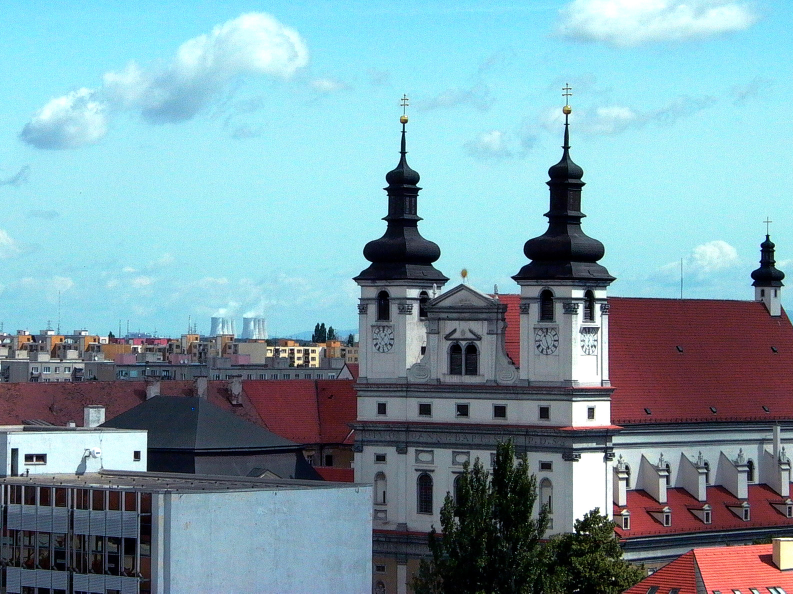
#> input picture images/building_1.jpg, 1586 x 1187 px (shown at 1/2 size)
$ jupyter execute lab4.ipynb   (shell and % lines are left out)
#> lines starting #> are read from the running program, lines starting #| are printed output that depends on the picture; after the words box and inside, x2 and y2 are one past the last pixel; in counts of white or black regions, pixels touching at a corner belong together
<a href="https://colab.research.google.com/github/Dombah/osirv_lab4/blob/main/lab4.ipynb" target="_parent"></a>

# Lab 4 - Feature detection (corners, edges, Hough transform)

**This command must be run before starting to do each lab.**

[cell 1]
import numpy as np
import cv2 as cv
import matplotlib.pyplot as plt
import math

<h2>Edge Detection</h2>

When talking about images, the edge can be defined as a boundary between two regions with relatively distinct gray level properties.
Edges are pixels where the brightness function changes abruptly.
Edge detectors are a collection of very important local image preprocessing methods used to locate (sharpen) changes in the intensity function.
Different edge detection methods include Canny, Sobel, Roberts, SUSAN, Prewitt, and Deriche.

<h3>Edge Detection with Canny Edge descriptor</h3>

Canny Edge Detection is a popular edge detection algorithm.
This is a multi-step algorithm, so its successful performance, depends on few steps:

<ul>
  <li><b>Preprocessing (noise reduction)</b></li>
  Since all edge detection results are easily affected by image noise, it is essential to filter out the noise to prevent false detection caused by noise.
  To smooth the image, we will use a Gaussian filter.
  This step will slightly smooth the image to reduce the effects of obvious noise on the edge detector.
  The equation for a Gaussian filter with a kernel of size (2k+1) x (2k+1) is given with:


  As seen from the above formula, important parameters for the Gaussian filter are:
  <ul>
    <li>size of the kernel (mostly 5x5 kernel is used)</li>
    <li>and standard deviation sigma </li>
  </ul>

   <p>
  <li><b>Finding intensity gradient of the image</b></li>
  An edge in an image may point in a variety of directions, so the Canny algorithm uses filters to detect horizontal, vertical and diagonal edges in the blurred image.
  The edge detection operator (such as Roberts, Prewitt, or Sobel) returns a value for the first derivative in the horizontal direction (Gx) and the vertical direction (Gy).
  In other words, <i>the magnitude</i> of the gradient at a point in the image determines if it possibly lies on the edge or not. A high gradient magnitude means the colors are changing rapidly which implies the existence of an edge while a low gradient implies that edge is not present.
  The <i>direction</i> of the gradient shows how the edge is oriented.
  To calculate these, following formulas are used:

  Once we have the gradient magnitudes and orientations, we can get started with the actual edge detection.

 </p>

 <p>
  <li><b>Applying non-maximum suppression to get rid of spurious response to the edge detection</b></li>

  After gradient magnitude and direction are obtained, a full scan of the image is done to remove any unwanted pixels which may not constitute the edge.
  Therefore, edge thining technique known as non-maximum suppression is applied to find all those unwanted pixels.
  For this, at every pixel, the pixel is checked if it is a local maximum in its neighborhood in the direction of the gradient. Check the image below:

  <br>
  Point A is on the edge ( in the vertical direction). Gradient direction is normal to the edge. Point B and C are in gradient directions.
  So point A is checked with point B and C to see if it forms a local maximum. If so, it is considered for the next stage, otherwise, it is suppressed ( put to zero).
  In short, the result you get is a binary image with "thin edges".
</p>

  <li><b>Track edge by hysteresis </li></b>
  Finalize the detection of edges by suppressing all the other edges that are weak and not connected to strong edges.
  This stage decides which are all edges are really edges and which are not. For this, we need two threshold values, minVal, and maxVal.
  Any edges with intensity gradient more than maxVal are sure to be edges and those below minVal are sure to be non-edges, so discarded.
  Those who lie between these two thresholds are classified edges or non-edges based on their connectivity.
  If they are connected to "sure-edge" pixels, they are considered to be part of edges. Otherwise, they are also discarded. See the image below:

 <p>
    The edge A is above the maxVal, so considered as "sure-edge". Although edge C is below maxVal, it is connected to edge A, so that also considered as valid edge and we get that full curve.
    But edge B, although it is above minVal and is in the same region as that of edge C, it is not connected to any "sure-edge", so that is discarded.
    So it is very important that we have to select minVal and maxVal accordingly to get the correct result.
    This stage also removes small pixels noises on the assumption that edges are long lines. So what we finally get is strong edges in the image.
 </p>

</ul>

OpenCV implementation of Canny edge detector:

```
Function : cv2.Canny(blurred image,lower threshold,upper threshold)
Parameters are as follows :
1. blurred image : input image blurred with Gaussian 5 by 5 kernel
2. lower threshold : first threshold for the hysteresis procedure
3. upper threshold : second threshold for the hysteresis procedure
```
More information can be found at:  <a href="https://docs.opencv.org/3.0-beta/modules/imgproc/doc/feature_detection.html?highlight=cv2.canny#cv2.Canny">OpenCV cv2.Canny documentation</a>

> ### Assignment 1: Edge Detection
>
>Use the Canny edge detector on any image from the `images` directory:
>
>1. **Image Preparation:**
>   - Load the image in grayscale
>   - Apply Gaussian blur to the image
>
>2. **Edge Detection:**
>   - Apply the Canny edge detector
>   - Experiment with lower and upper threshold values (suggested range: 100-200)
>   - Adjust thresholds to achieve clear edges while minimizing noise
>
>3. **Output:**
>   - Display the original image
>   - Display the image with detected edges
>   - Document your final threshold values

[cell 2]
img = cv.imread('images/building_1.jpg', cv.IMREAD_GRAYSCALE)

blurred_img = cv.GaussianBlur(img, (5, 5), 0)

edges = cv.Canny(blurred_img, 100, 200)
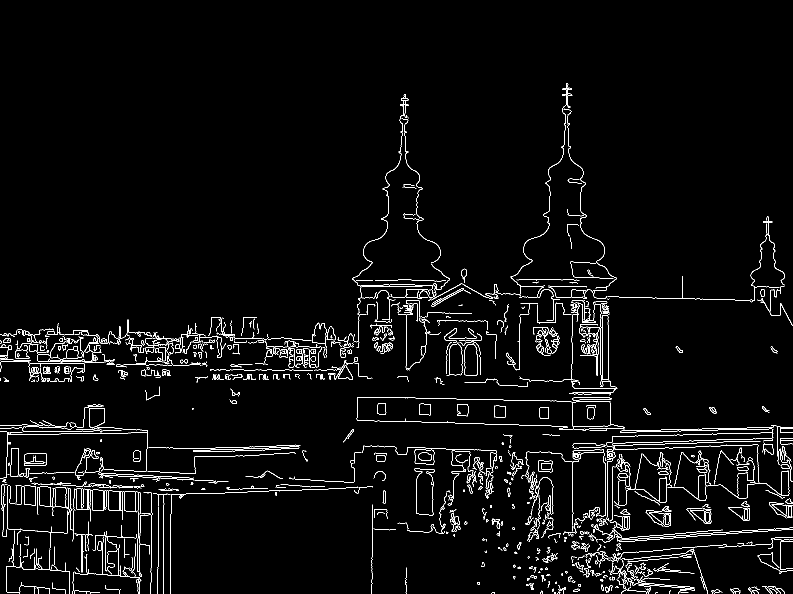
#> edges: shape (1187, 1586) (shown at 1/2 size); 3% white in thin lines or dots, all inside (x1, y1, x2, y2) = (0, 166, 1586, 1187)
plt.imshow(img, cmap='gray')
plt.title('Original Image')
plt.show()

plt.imshow(edges, cmap='gray')
plt.title('Edges Detected')
plt.show()

<h3>Hough Transformation for Lines</h3>

When images are to be used in different areas of image analysis such as object recognition, it is important to reduce the amount of data in the image while preserving the important, characteristic, structural information. Edge detection makes it possible to reduce the amount of data in an image considerably. However the output from an edge detector is still a image described by its pixels. If lines, ellipses and so forth could be defined by their characteristic equations, the amount of data would be reduced even more.

The Hough transform was originally developed to recognize lines and has later been generalized to cover arbitrary shapes.

<ul>
<li> <b>Representation of Lines in the Hough Space</b> </li>

Lines can be represented uniquely by with parameters a and b and following equation:

Above equation is not able to represent vertical lines. Therefore, the Hough transform uses the following equation: <br>

To obtain similar equation to the first one, this can be rewritten as:

The parameters  and r is the angle of the line and the distance from the line to the origin, respectively.

All lines can be represented in this form when  </a>.

To sum up, the Hough space for lines has these two dimensions:  and r and a line is represented by a single point, corresponding to a unique set of parameters .

The line-to-point mapping is illustrated in the following image:

<p align="center">
</a><br /><br />
</p>

<li> <b>Mapping of edge points to the Hough space</b> </li>

An important concept for the Hough transform is the mapping of single points. The idea is, that a point is mapped to all lines, that can pass through that point.

This yields a sine-like line in the Hough space.  This principle is illustrated for a point as shown in following figures:

<p align="center">

</p>

On the left image transformation of a single point to a line in the Hough space is shown while on the right image
the Hough space line representation through all possible lines through the point is shown.

<li><b>The Hough Space Accumulator</b></li>

To determine the areas where most Hough space lines intersect, an accumulator covering the Hough space is used. When an edge point is transformed, bins in the accumulator is incremented
for all lines that could pass through that point. The resolution of the accumulator determines the precision with which lines can be detected.

In general, the number of dimensions of the accumulator corresponds to the number of unknown parameters in the Hough transform problem. Thus, for ellipses a 5-dimensional space is required
(the coordinates of its center, the length of its major and minor axis, and its angle). For lines 2 dimensions suffice (r and θ). This is why it is possible to visualize the content of the ac
cumulator.

To sum up, the algorithm for detecting straight lines can be divided to the following steps:
<ul>
<li> Edge detection, e.g. using the Canny edge detector </li>
<li> Mapping of edge points to the Hough space and storage in an accumulator </li>
<li> Interpretation of the accumulator to yield lines of infinite length. The interpretation isdone by thresholding and possibly other constraints. </li>
<li> Conversion of infinite lines to finite lines. </li>
</ul>

More information about Hough Transformation for lines can be found at:  <a href="href> https://docs.opencv.org/3.0-beta/doc/py_tutorials/py_imgproc/py_houghlines/py_houghlines.html">OpenCV Hough Transform documentation</a>

OpenCV implementation of Hough Transform for lines can be found in:

```
Function : cv2.HoughLines(image with edges,rho,theta,threshold, array,srn,stn)
Parameters are as follows :
1. image with edges : input image with found edges
2. rho : distance resolution of the accumulator in pixels
3. theta : angle resolution of the accumulator in radians
4. threshold: accumulator threshold parameter. only those lines are returned that get enough votes
5. array: return an empty array with shape and type of input for storing result
6. srn: for the multi-scale Hough transform, if 0 standard Hough transform is used
7. stn: for the multi-scale Hough transform, if 0 standard Hough transform is used
```
More information can be found at:  <a href="https://docs.opencv.org/3.0-beta/modules/imgproc/doc/feature_detection.html?highlight=cv2.hough#cv2.HoughLines">OpenCV cv2.HoughLines documentation</a>

> ### Assignment 2: Hough Transform
>
> Apply the Hough transform to the image `crossword.jpg`:
>
> 1. **Edge Detection:**
>    - Apply Gaussian blur
>    - Perform Canny edge detection
>
> 2. **Hough Transform:**
>    - Apply Hough transform to the edge image
>    - Use `draw_lines` function to draw detected lines on the **original image**
>    - Example function call:
>      ```python
>      lines = cv2.HoughLines(edges, 1, math.pi/90, 200, np.array([]), 0, 0)
>      ```
>    - Start with the parameters shown above
>    - Adjust the `threshold` parameter (currently 200) to properly detect the crossword lines
>
> 3. **Output:**
>    - Display the resulting image with detected lines

[cell 3]
import math

def draw_lines(img, lines):
  a,b,c = lines.shape
  for i in range(a):
      rho = lines[i][0][0]
      theta = lines[i][0][1]
      a = math.cos(theta)
      b = math.sin(theta)
      x0, y0 = a*rho, b*rho
      pt1 = ( int(x0+1000*(-b)), int(y0+1000*(a)) )
      pt2 = ( int(x0-1000*(-b)), int(y0-1000*(a)) )
      cv.line(img, pt1, pt2, (255, 0, 0), 2, cv.LINE_AA)
  return img

[cell 4]
img = cv.imread('images/crossword.jpg', cv.IMREAD_GRAYSCALE)
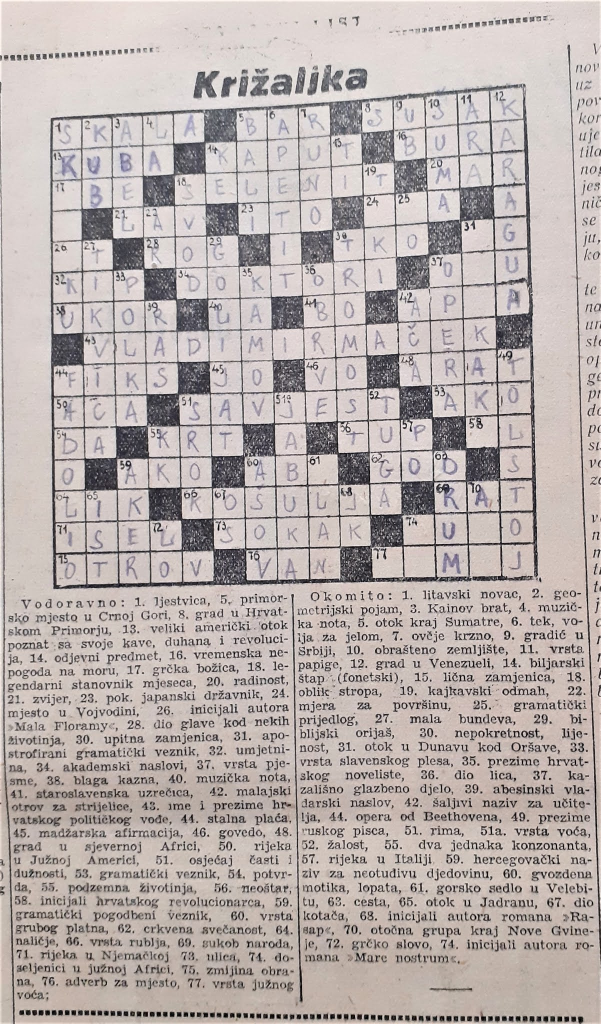
#> input picture images/crossword.jpg, 1201 x 2048 px (shown at 1/2 size)
#> img: shape (2048, 1201)

blurred_img = cv.GaussianBlur(img, (5, 5), 0)
#> blurred_img: shape (2048, 1201)

edges = cv.Canny(blurred_img, 100, 200)
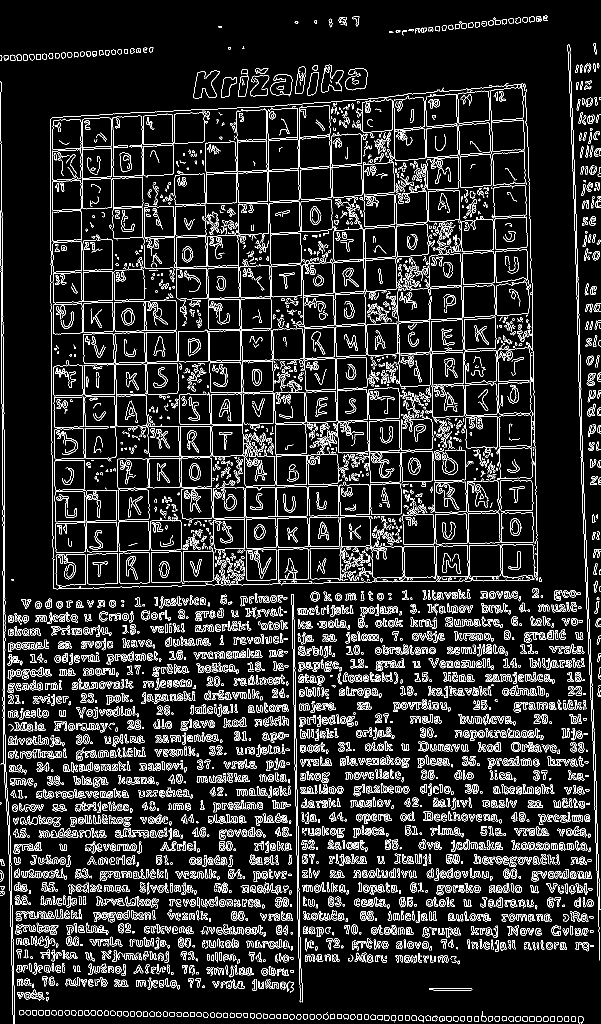
#> edges: shape (2048, 1201) (shown at 1/2 size); 10.1% white in thin lines or dots

lines = cv.HoughLines(edges, 1, math.pi/90, 340, np.array([]), 0, 0)
#> lines = 25 rows, first 8: [-1132, 3.11], [6, 0], [-1135, 3.11], [105, 0], [9, 0], [-839, 3.11], [-459, 3.11], [-1037, 3.11]

draw_lines(edges, lines)
#> the loop in draw_lines, `for i in range(a):` made 25 passes
#> (rho, theta, a, b, x0, y0, pt1, pt2) on passes 1 to 6: (-1132, 3.11, -0.999, 0.0349, 1131.3, -39.51, (1096, -1038), (1166, 959)), (6, 0, 1, 0, 6, 0, (6, 1000), (6, -1000)), (-1135, 3.11, -0.999, 0.0349, 1134.3, -39.61, (1099, -1039), (1169, 959)), (105, 0, 1, 0, 105, 0, (105, 1000), (105, -1000)), (9, 0, 1, 0, 9, 0, (9, 1000), (9, -1000)), (-839, 3.11, -0.999, 0.0349, 838.5, -29.28, (803, -1028), (873, 970))
#> after the loop in draw_lines, `for i in range(a):`:
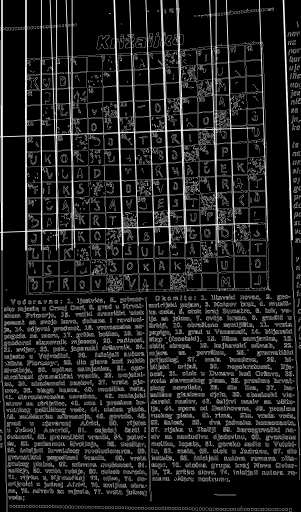
#> img: shape (2048, 1201) (shown at 1/4 size); min 0, max 255, mean 32.8

plt.imshow(edges, cmap='gray')
plt.title('Original Image')
plt.show()

> ### Assignment 3: Hough Transform Parameter Analysis
>
> Use the same code as before, but set the `theta` parameter to `math.pi/180`. Observe the difference in which lines are detected.

[cell 5]
img = cv.imread('images/crossword.jpg', cv.IMREAD_GRAYSCALE)

blurred_img = cv.GaussianBlur(img, (5, 5), 0)

edges = cv.Canny(blurred_img, 100, 200)

lines = cv.HoughLines(edges, 1, math.pi/180, 340, np.array([]), 0, 0)
#> lines = 76 rows, first 8: [-1132, 3.11], [-566, 3.12], [-563, 3.12], [6, 0], [-1135, 3.11], [-155, 3.12], [-215, 3.12], [-218, 3.12]

draw_lines(edges, lines)
#> the loop in draw_lines (call 2), `for i in range(a):` made 76 passes
#> (rho, theta, a, b, x0, y0, pt1, pt2) on passes 1 to 6: (-1132, 3.11, -0.999, 0.0349, 1131.3, -39.51, (1096, -1038), (1166, 959)), (-566, 3.12, -1, 0.0175, 565.9, -9.88, (548, -1009), (583, 989)), (-563, 3.12, -1, 0.0175, 562.9, -9.83, (545, -1009), (580, 990)), (6, 0, 1, 0, 6, 0, (6, 1000), (6, -1000)), (-1135, 3.11, -0.999, 0.0349, 1134.3, -39.61, (1099, -1039), (1169, 959)), (-155, 3.12, -1, 0.0175, 155, -2.71, (137, -1002), (172, 997))

plt.imshow(edges, cmap='gray')
plt.title('Original Image')
plt.show()

<h4>5.3. Corner Detection</h4>

Corners are locations in images where a slight shift in the location will lead to a large change in intensity in both horizontal and vertical axes.
The Harris Corner detection algorithm consist of following steps:

<ul>
<li><b>Determination of windows (small image patches) with large intensity variation</b></li>

Let a window (the center) be located at position  &nbsp; .  &nbsp;
Let the intensity of the pixel at this location be  &nbsp; .  &nbsp;
If this window slightly shifts to a new location with displacement  &nbsp; ,  &nbsp; the intensity of the pixel at this location will be
 &nbsp; .  &nbsp;

Therefore,  &nbsp;   &nbsp; will be the difference in intensities of the window shift.
For a corner, this difference will be very high.
We maximize this term by differentiating it with respect to the X and Y axes.
Let  &nbsp;   &nbsp;be the weights of pixels over a window (Rectangular or a Gaussian).
Then,  &nbsp;   &nbsp; is defined as :
<p align="center">
</a><br /><br />
</p>

Since,computing &nbsp;   &nbsp; will be computationally challenged, optimisation with Taylor series expansion (only the 1rst order)
is applyed. Some math leads us to: <br/>

. &nbsp;

And finally structure tensor is defined with :
<p align="center">
&nbsp;</a><br /><br />
</p>

<li><b>Computation of score R for each found window</b></li>
After fiding windows with large variations, selection of suitable corners is performed.
It was estimated that the eigenvalues of the matrix can be used to do this. Calculation of a score associated with each such window is given with:  <br/>

   <br/>

where &nbsp;  &nbsp; and &nbsp;
&nbsp; .  &nbsp;
Here,  &nbsp;  &nbsp; and  &nbsp;   &nbsp;
are eigenvalues of M, and k is an empirical constant.

<li><b>Applying a threshold to the score R and important corners selection</b></li>

Depending on the value of R, the window is classified as consisting of flat, edge, or a corner.
A large value of R indicates a corner, a negative value indicates an edge.
Also, in order to pick up the optimal values to indicate corners, we find the local maxima as corners within the window which is a 3 by 3 filter.

</ul>

OpenCV implementation of Harris Corner detector can be found in:

```
Function : cv2.cornerHarris(image,blocksize,ksize,k)
Parameters are as follows :
1. image : the source image in which we wish to find the corners (grayscale)
2. blocksize : size of the neighborhood in which we compare the gradient
3. ksize : aperture parameter for the Sobel() Operator (used for finding Ix and Iy)
4. k : Harris detector empirical constant parameter (used in the calculation of R)
```
More information can be found at:  <a href="https://docs.opencv.org/3.0-beta/modules/imgproc/doc/feature_detection.html?highlight=cv2.cornerharris#cv2.cornerHarris">OpenCV cv2.cornerHarris documentation</a>

> ### Assignment 4: Corner Detection
>
> Perform corner detection on the image `slike/crossword.jpg` to detect the crossword corners:
>
> 1. **Image Processing:**
>    - Load the image in **grayscale**
>    - Apply Harris corner detection using:
>      ```python
>      corners = cv.cornerHarris(img, 15, 3, 0.05)
>      ```
>
> 2. **Corner Visualization:**
>    - Set the original image to 255 wherever the `corners` image exceeds a threshold
>    - Note that `corners` will contain very small values
>    - Start with a threshold around 0.0001
>    - Reference the first lab exercises for thresholding techniques
>
> 3. **Parameter Tuning:**
>    - Experiment with `blocksize`, `k`, and threshold parameters
>    - Optimize the parameters to best highlight the crossword corners
>    - Display the resulting image

[cell 6]
import cv2 as cv
import numpy as np
import matplotlib.pyplot as plt

img = cv.imread('images/crossword.jpg', cv.IMREAD_GRAYSCALE)

corners = cv.cornerHarris(img, 20, 3, 0.15)
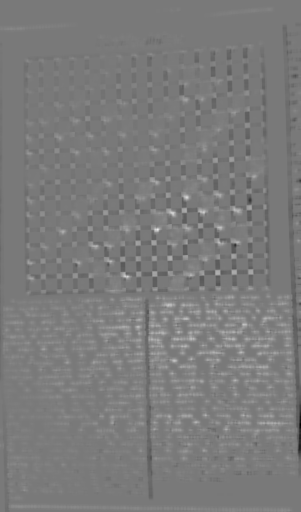
#> corners: shape (2048, 1201) float32 (shown at 1/4 size); min -0.0041, max 0.0045, mean 6.53e-05; drawn with min black and max white

threshold = 0.00001
img_corners = img.copy()
img_corners[corners > threshold * corners.max()] = 255
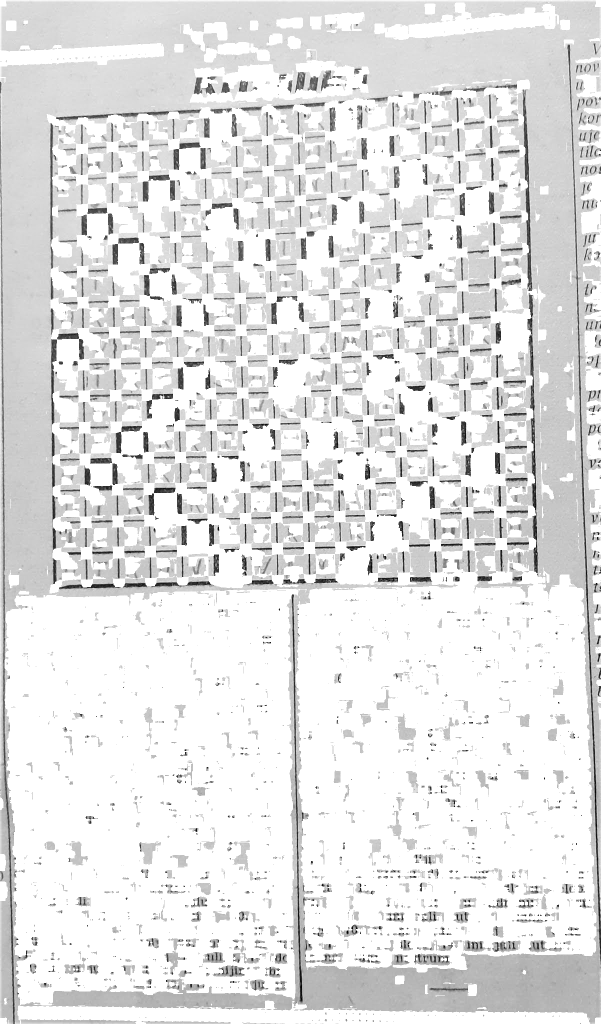
#> img_corners: shape (2048, 1201) (shown at 1/2 size); min 0, max 255, mean 227.5

plt.imshow(img_corners, cmap='gray')
plt.title('Corners Detected')
plt.show()
